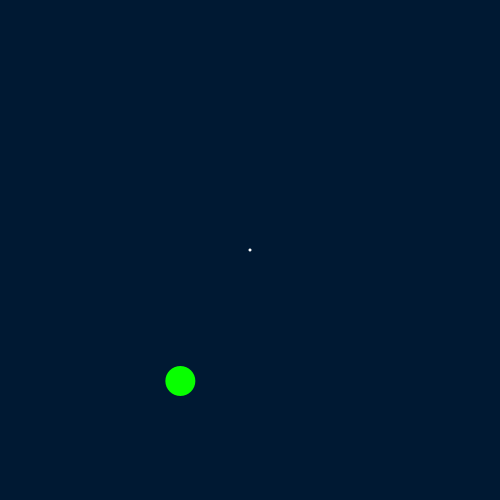
Frame 1 (no input)
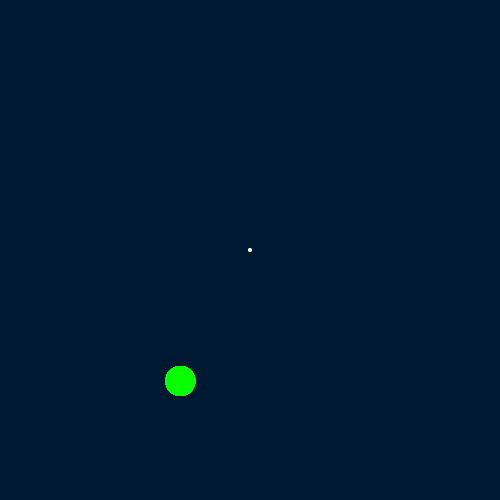
Frame 60 (the mouse pressed at the canvas centre just before this capture)
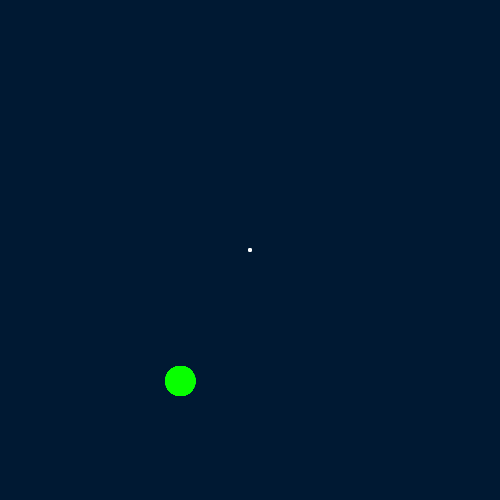
Frame 120 (the mouse held since frame 60 and released just before this capture)

The Processing sketch that drew these frames (run headless with seeded random() and noise(); from frame 60 on, the mouse is pressed at the canvas centre):

// Processing sketch: HSB_Angle
// ── HSB_Angle.pde
// HSB Color Wheel
/*
Hue: 0 => 360
 Saturation: 0 => 100
 Brightness: 0 => 100
 */
int angle = 118;
float dist = 100;

void setup() {
  size(500, 500);
  noStroke();
  colorMode(RGB);
  background(0, 25, 51);
}

void draw() {
  //colorMode(RGB, 1000, 1000, 2);
  //background(0, 200, .4);
  colorMode(HSB, 360, 100, 100);

  dist = pow(cos( radians(angle * 3)), 3) * 100 + 50;

  float x = cos( radians(angle)) * dist;
  float y = sin( radians(angle)) * dist;

  fill(0, 0, 100);
  ellipse(250, 250, 3, 3);
  fill(angle, 100, 100);
  ellipse(x + 250, y + 250, 30, 30);

  //angle += 1;
  //385 / 360 = 1 r 25 
  //println(angle, angle/360, angle % 360);
  //angle = int( atan(( mouseY - 250)/(mouseX - 250) ));
  //angle = int( degrees( atan2( mouseY - 250, mouseX - 250) ) );

  angle %= 360;
  if (angle < 0) angle+= 360;
}
void keyPressed() {
  if (key == '=') {
    angle += 3;
  }
  if (key == '-') {
    angle-=5;
  }
}

// Add in key presses to move the bigger circle
